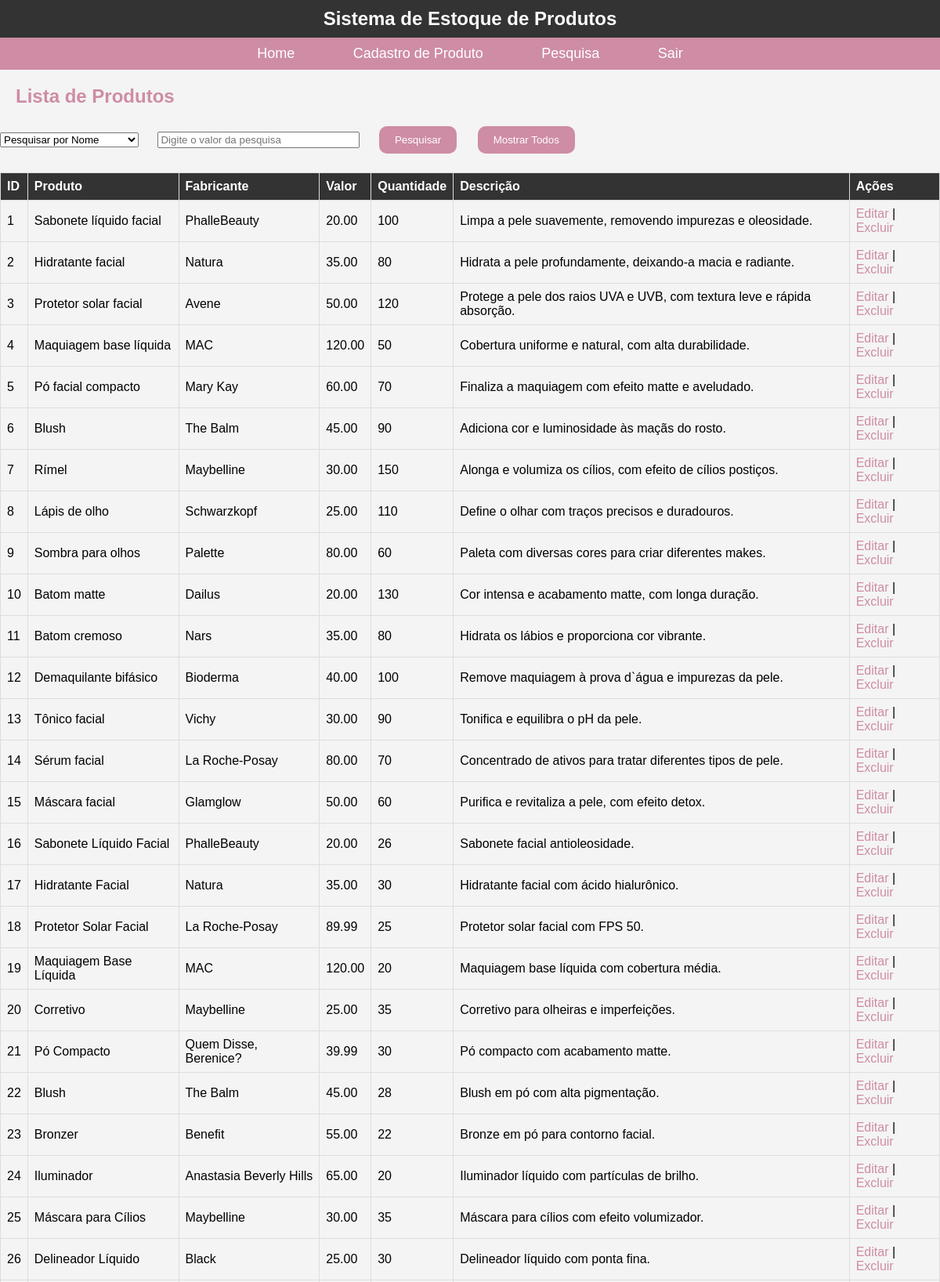
Screenshot of /pesquisa.php (upper part) with the database file from the repository.
### tables this page shows
CREATE TABLE produtos (
    id INT AUTO_INCREMENT PRIMARY KEY,
    produto VARCHAR(255) NOT NULL,
    fabricante VARCHAR(255) NOT NULL,
    valor DECIMAL(10,2) NOT NULL,
    quantidade INT NOT NULL,
    descricao TEXT
);

### pesquisa.php (the view, shortened to what this page needs)
<?php
include 'config.php';
$search = isset($_POST['search']) ? $_POST['search'] : '';
$searchType = isset($_POST['search_type']) ? $_POST['search_type'] : '';
$sql = "SELECT * FROM produtos";
$result = $conn->query($sql);
?>
<!DOCTYPE html>
<html lang="pt-br">
<head>
    <link rel="stylesheet" href="styles.css">
</head>
<body>
    <header>
        <h1>Sistema de Estoque de Produtos</h1>
    </header>
    <nav>
        <a href="index.php">Home</a>
        <a href="add_product.php">Cadastro de Produto</a>
        <a href="pesquisa.php">Pesquisa</a>
        <a href="logout.php">Sair</a>
    </nav>
    <main>
        <h2>Lista de Produtos</h2>
        <form method="POST" action="">
            <select name="search_type">
                <option value="name" <?php echo $searchType === 'name' ? 'selected' : ''; ?>>Pesquisar por Nome</option>
            </select>
            <input type="text" name="search" placeholder="Digite o valor da pesquisa" value="<?php echo htmlspecialchars($search); ?>">
            <button type="submit">Pesquisar</button>
            <button type="submit" name="search_type" value="all">Mostrar Todos</button>
        </form>
        <table>
            <tr>
                <th>ID</th>
                <th>Produto</th>
                <th>Fabricante</th>
                <th>Valor</th>
                <th>Quantidade</th>
                <th>Descrição</th>
                <th>Ações</th>
            </tr>
            <?php
            if ($result->num_rows > 0) {
                while($row = $result->fetch_assoc()) {
                    echo "<tr>
                        <td>{$row['id']}</td>
                        <td>{$row['produto']}</td>
                        <td>{$row['fabricante']}</td>
                        <td>{$row['valor']}</td>
                        <td>{$row['quantidade']}</td>
                        <td>{$row['descricao']}</td>
                        <td>
                            <a href='edit_product.php?id={$row['id']}'>Editar</a> |
                            <a href='#' onclick='confirmDelete({$row['id']})'>Excluir</a>
                        </td>
                    </tr>";
                }
            } else {
                echo "<tr><td colspan='7'>Nenhum produto encontrado</td></tr>";
            }
            ?>
        </table>
    </main>
</body>
</html>

### styles.css (style rules this page uses)
body { font-family: Arial, sans-serif; margin: 0; padding: 0; background-color: #f4f4f4; }
header { background-color: #333; color: white; padding: 10px 0; text-align: center; }
header h1 { margin: 0; font-size: 24px; }
nav { background-color: #ce8ca5; padding: 10px 0; text-align: center; }
nav a { color: white; margin: 0 15px; text-decoration: none; font-size: 18px; transition: color 0.3s, background-color 0.3s; padding: 10px 20px; border-radius: 5px; }
h1 { color: #fbfcfb; }
h2 { color: #ce8ca5; margin-left: 20px; }
a { color: #ce8ca5; text-decoration: none; }
table { width: 100%; border-collapse: collapse; margin-top: 20px; }
table, th, td { border: 1px solid #ddd; }
th, td { padding: 8px; text-align: left; }
th { background-color: #333; color: white; }
input { width: 250px; margin-left: 20px; }
input[type="submit"], button { background-color: #ce8ca5;; color: white; border: none; padding: 10px 20px; text-decoration: none; display: inline-block; margin: 4px 2px; cursor: pointer; transition: background-color 0.3s, transform 0.3s; margin-left: 20px; border-radius: 10px; }

### rows the page displays
produtos: id "1", produto "Sabonete líquido facial", fabricante "PhalleBeauty", valor "20.00", quantidade "100", descricao "Limpa a pele suavemente, removendo impurezas e oleosidade."
produtos: id "2", produto "Hidratante facial", fabricante "Natura", valor "35.00", quantidade "80", descricao "Hidrata a pele profundamente, deixando-a macia e radiante."
produtos: id "3", produto "Protetor solar facial", fabricante "Avene", valor "50.00", quantidade "120", descricao "Protege a pele dos raios UVA e UVB, com textura leve e rápida absorção."
produtos: id "4", produto "Maquiagem base líquida", fabricante "MAC", valor "120.00", quantidade "50", descricao "Cobertura uniforme e natural, com alta durabilidade."
produtos: id "5", produto "Pó facial compacto", fabricante "Mary Kay", valor "60.00", quantidade "70", descricao "Finaliza a maquiagem com efeito matte e aveludado."
produtos: id "6", produto "Blush", fabricante "The Balm", valor "45.00", quantidade "90", descricao "Adiciona cor e luminosidade às maçãs do rosto."
produtos: id "7", produto "Rímel", fabricante "Maybelline", valor "30.00", quantidade "150", descricao "Alonga e volumiza os cílios, com efeito de cílios postiços."
produtos: id "8", produto "Lápis de olho", fabricante "Schwarzkopf", valor "25.00", quantidade "110", descricao "Define o olhar com traços precisos e duradouros."
produtos: id "9", produto "Sombra para olhos", fabricante "Palette", valor "80.00", quantidade "60", descricao "Paleta com diversas cores para criar diferentes makes."
produtos: id "10", produto "Batom matte", fabricante "Dailus", valor "20.00", quantidade "130", descricao "Cor intensa e acabamento matte, com longa duração."
produtos: id "11", produto "Batom cremoso", fabricante "Nars", valor "35.00", quantidade "80", descricao "Hidrata os lábios e proporciona cor vibrante."
produtos: id "12", produto "Demaquilante bifásico", fabricante "Bioderma", valor "40.00", quantidade "100", descricao "Remove maquiagem à prova d`água e impurezas da pele."
produtos: id "13", produto "Tônico facial", fabricante "Vichy", valor "30.00", quantidade "90", descricao "Tonifica e equilibra o pH da pele."
produtos: id "14", produto "Sérum facial", fabricante "La Roche-Posay", valor "80.00", quantidade "70", descricao "Concentrado de ativos para tratar diferentes tipos de pele."
produtos: id "15", produto "Máscara facial", fabricante "Glamglow", valor "50.00", quantidade "60", descricao "Purifica e revitaliza a pele, com efeito detox."
produtos: id "16", produto "Sabonete Líquido Facial", fabricante "PhalleBeauty", valor "20.00", quantidade "26", descricao "Sabonete facial antioleosidade."
produtos: id "17", produto "Hidratante Facial", fabricante "Natura", valor "35.00", quantidade "30", descricao "Hidratante facial com ácido hialurônico."
produtos: id "18", produto "Protetor Solar Facial", fabricante "La Roche-Posay", valor "89.99", quantidade "25", descricao "Protetor solar facial com FPS 50."
produtos: id "19", produto "Maquiagem Base Líquida", fabricante "MAC", valor "120.00", quantidade "20", descricao "Maquiagem base líquida com cobertura média."
produtos: id "20", produto "Corretivo", fabricante "Maybelline", valor "25.00", quantidade "35", descricao "Corretivo para olheiras e imperfeições."
produtos: id "21", produto "Pó Compacto", fabricante "Quem Disse, Berenice?", valor "39.99", quantidade "30", descricao "Pó compacto com acabamento matte."
produtos: id "22", produto "Blush", fabricante "The Balm", valor "45.00", quantidade "28", descricao "Blush em pó com alta pigmentação."
produtos: id "23", produto "Bronzer", fabricante "Benefit", valor "55.00", quantidade "22", descricao "Bronze em pó para contorno facial."
produtos: id "24", produto "Iluminador", fabricante "Anastasia Beverly Hills", valor "65.00", quantidade "20", descricao "Iluminador líquido com partículas de brilho."
produtos: id "25", produto "Máscara para Cílios", fabricante "Maybelline", valor "30.00", quantidade "35", descricao "Máscara para cílios com efeito volumizador."
produtos: id "26", produto "Delineador Líquido", fabricante "Black", valor "25.00", quantidade "30", descricao "Delineador líquido com ponta fina."
